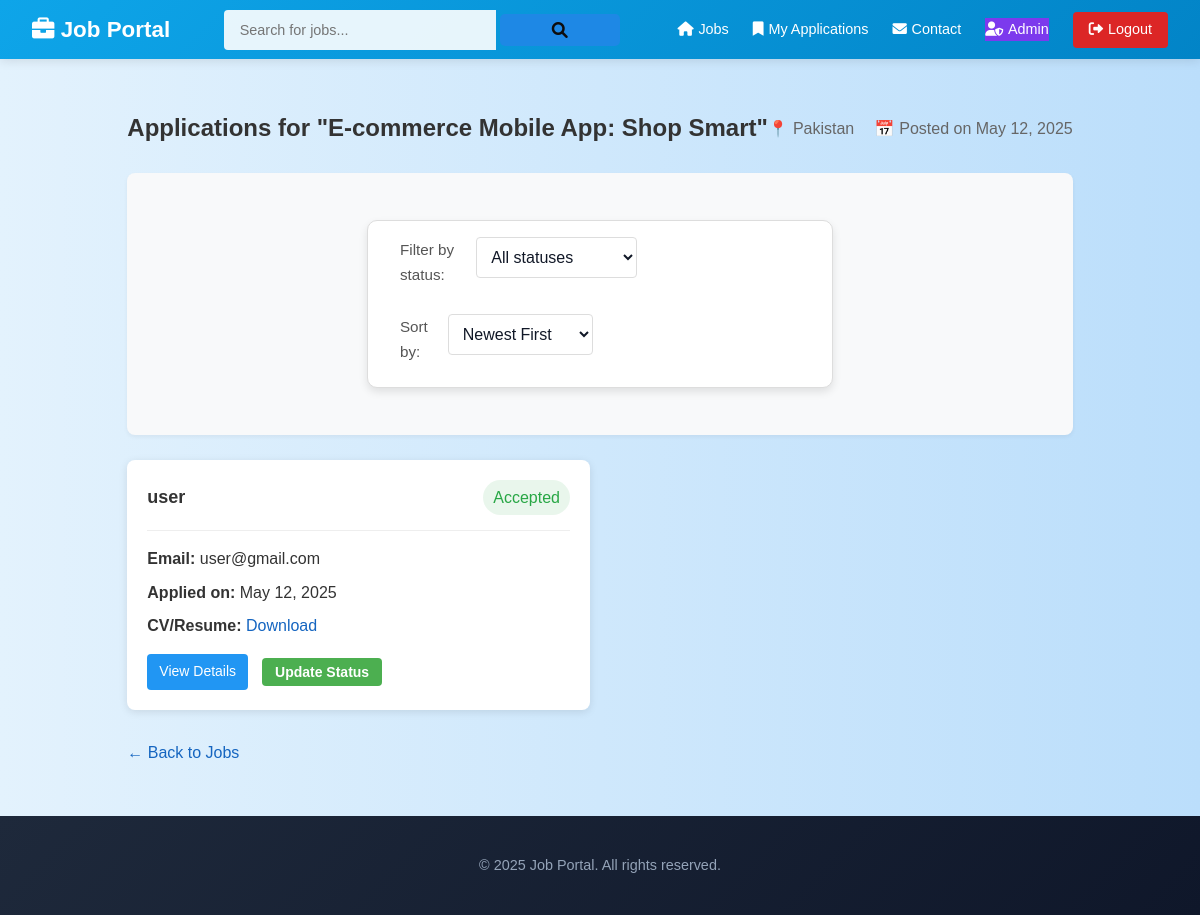
Page /job/2/applications/ (signed in) on the committed database.
### job_portal/models.py (models this page shows, shortened)
class Job(models.Model):
    title = models.CharField(max_length=255)
    location = models.CharField(max_length=255)
    description = models.TextField()
    created_by = models.ForeignKey(User, on_delete=models.CASCADE, related_name='jobs')
    created_at = models.DateTimeField(auto_now_add=True)
    updated_at = models.DateTimeField(auto_now=True)

class Application(models.Model):
    STATUS_CHOICES = (
        ('pending', 'Pending'),
        ('reviewing', 'Reviewing'),
        ('accepted', 'Accepted'),
        ('rejected', 'Rejected'),
    )
    job = models.ForeignKey(Job, on_delete=models.CASCADE, related_name='applications')
    user = models.ForeignKey(User, on_delete=models.CASCADE, related_name='applications')
    applicant_name = models.CharField(max_length=255)
    applicant_email = models.EmailField()
    cv_path = models.FileField(upload_to='cv_uploads/')
    status = models.CharField(max_length=20, choices=STATUS_CHOICES, default='pending')
    applied_at = models.DateTimeField(auto_now_add=True)
    updated_at = models.DateTimeField(auto_now=True)
    notes = models.TextField(blank=True, null=True)

### job_portal/views.py (the view)
# urls.py: path('job/<int:job_id>/applications/', views.job_applications, name='job_applications'),
@login_required
def job_applications(request, job_id):
    if request.user.role != 'admin':
        messages.error(request, "You don't have permission to view applications.")
        return redirect('job_list')
    job = get_object_or_404(Job, id=job_id)
    applications = job.applications.all()
    status_filter = request.GET.get('status', '')
    if status_filter:
        applications = applications.filter(status=status_filter)
    sort_option = request.GET.get('sort', 'newest')
    if sort_option == 'oldest':
        applications = applications.order_by('applied_at')
    elif sort_option == 'name_asc':
        applications = applications.order_by('applicant_name')
    elif sort_option == 'name_desc':
        applications = applications.order_by('-applicant_name')
    else:  # Default is newest
        applications = applications.order_by('-applied_at')
    paginator = Paginator(applications, 12)  # Show 12 applications per page
    page_number = request.GET.get('page', 1)
    applications = paginator.get_page(page_number)
    return render(request, 'job_applications.html', {
        'job': job,
        'applications': applications,
        'status_filter': status_filter,
        'sort_option': sort_option
    })

### job_portal/templates/job_applications.html (shortened to what this page needs)
{% extends 'base.html' %}
{% block content %}
  <div class="admin-container">
    <div class="admin-header">
      <h2>Applications for "{{ job.title }}"</h2>
      <div class="job-info">
        <span class="job-location">{{ job.location }}</span>
        <span class="job-date">Posted on {{ job.created_at|date:"M d, Y" }}</span>
      </div>
    </div>
    <div class="filter-container">
      <form method="get" class="filter-form">
        <div class="filter-group">
          <label for="status">Filter by status:</label>
          <select name="status" id="status" onchange="this.form.submit()">
            <option value="" {% if not request.GET.status %}selected{% endif %}>All statuses</option>
          </select>
        </div>
        <div class="filter-group">
          <label for="sort">Sort by:</label>
          <select name="sort" id="sort" onchange="this.form.submit()">
            <option value="newest"
                    {% if request.GET.sort == 'newest' %}selected{% endif %}>Newest First</option>
          </select>
        </div>
      </form>
    </div>
    {% if applications %}
      <div class="applications-grid">
        {% for application in applications %}
          <div class="application-card">
            <div class="application-header">
              <h3>{{ application.applicant_name }}</h3>
              <span class="status-badge status-{{ application.status }}">{{ application.get_status_display }}</span>
            </div>
            <div class="application-info">
              <p class="info-item">
                <strong>Email:</strong> {{ application.applicant_email }}
              </p>
              <p class="info-item">
                <strong>Applied on:</strong> {{ application.applied_at|date:"M d, Y" }}
              </p>
              <p class="info-item">
                <strong>CV/Resume:</strong> <a href="{{ application.cv_path.url }}"
    target="_blank"
    class="file-link">Download</a>
              </p>
            </div>
            <div class="application-actions">
              <a href="{% url 'application_detail' application.id %}"
                 class="action-btn view">View Details</a>
              <button class="action-btn update-status"
                      data-application-id="{{ application.id }}">Update Status</button>
            </div>
          </div>
        {% endfor %}
      </div>
    {% endif %}
    <div class="admin-footer">
      <a href="{% url 'manage_jobs' %}" class="back-link">← Back to Jobs</a>
    </div>
  </div>
{% endblock %}

### job_portal/static/css/style.css (style rules this page uses)
body { font-family: Arial, sans-serif; margin: 0; padding: 0; box-sizing: border-box; background: linear-gradient(to right, #e3f2fd, #bbdefb); color: #333; line-height: 1.6; min-height: 100vh; display: flex; flex-direction: column; }
.button, button, a.button { padding: 0.5em 1em; border: none; background-color: #1e88e5; color: rgb(14, 13, 13); border-radius: 5px; cursor: pointer; transition: background-color 0.3s, transform 0.2s; text-decoration: none; display: inline-flex; align-items: center; justify-content: center; font-weight: 600; font-size: 1rem; margin: 0.25rem; position: relative; overflow: hidden; min-width: 120px; }
.button:before, button:before, a.button:before { content: ""; position: absolute; top: 0; left: -100%; width: 100%; height: 100%; background: linear-gradient( 90deg, transparent, rgba(255, 255, 255, 0.2), transparent ); transition: all 0.5s ease; }
form { max-width: 400px; margin: 2em auto; padding: 1em 2em; border: 1px solid #ddd; border-radius: 10px; background-color: white; box-shadow: 0 4px 8px rgba(0, 0, 0, 0.1); }
form label { display: block; margin-bottom: 5px; color: #495057; font-weight: 500; font-size: 0.95rem; }
form input, form textarea, form select { width: 100%; margin-bottom: 1em; padding: 0.8em; border: 1px solid #ddd; border-radius: 5px; transition: border-color 0.3s, box-shadow 0.3s; font-size: 1rem; background-color: #f9fafb; color: #111827; }
.status-accepted { font-weight: 500; color: #28a745; padding: 5px 10px; border-radius: 20px; background-color: rgba(40, 167, 69, 0.1); display: inline-block; }
.admin-container { max-width: 1200px; margin: 30px auto; padding: 20px; }
.admin-header { display: flex; justify-content: space-between; align-items: center; margin-bottom: 25px; }
.admin-header h2 { margin: 0; color: #333; }
.action-btn { padding: 6px 12px; border-radius: 4px; font-size: 14px; text-decoration: none; display: inline-block; }
.action-btn.view { background-color: #2196f3; color: white; }
.admin-footer { margin-top: 30px; text-align: left; }
.back-link { color: #1565c0; text-decoration: none; font-weight: 500; }
.job-info { display: flex; gap: 20px; color: #666; }
.job-location:before { content: "📍"; margin-right: 5px; }
.job-date:before { content: "📅"; margin-right: 5px; }
.filter-container { background-color: #f8f9fa; padding: 15px; border-radius: 8px; margin-bottom: 25px; box-shadow: 0 2px 4px rgba(0, 0, 0, 0.05); }
.filter-form { display: flex; flex-wrap: wrap; gap: 20px; align-items: center; }
.filter-group { display: flex; align-items: center; gap: 10px; }
.filter-group label { font-weight: 500; color: #555; }
.filter-group select { padding: 10px; border: 1px solid #ddd; border-radius: 4px; background-color: white; }
.applications-grid { display: grid; grid-template-columns: repeat(auto-fill, minmax(350px, 1fr)); gap: 20px; margin-bottom: 30px; }
.application-card { background-color: white; border-radius: 8px; box-shadow: 0 2px 8px rgba(0, 0, 0, 0.1); padding: 20px; transition: transform 0.2s, box-shadow 0.2s; }
.application-header { display: flex; justify-content: space-between; align-items: center; margin-bottom: 15px; padding-bottom: 15px; border-bottom: 1px solid #eee; }
.application-header h3 { margin: 0; font-size: 18px; color: #333; }
.application-info { margin-bottom: 15px; }
.info-item { margin: 8px 0; }
.file-link { color: #1565c0; text-decoration: none; }
.application-actions { display: flex; gap: 10px; }
.action-btn.update-status { background-color: #4caf50; color: white; }

### rows in the picture
Job: title "E-commerce Mobile App: Shop Smart", location "Pakistan", created_at "May 12, 2025"
Application: applicant_name "user", status "Accepted", applicant_email "user@gmail.com", applied_at "May 12, 2025"
